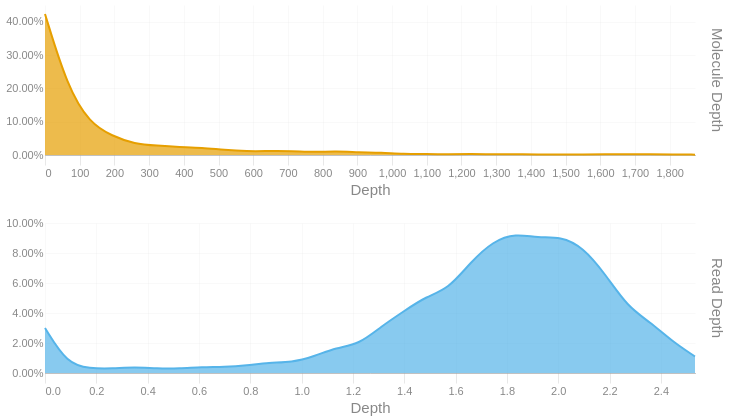

The notebook cell saved with this chart:
### Code cell
readdep = depth_hist(tb['Read Depth'], q99, 3)
readdep = readdep.with_columns(pl.lit('Read Depth').alias('Metric'))
if not SKIPLR:
    moldep = depth_hist(tb['Molecule Depth'], mol_q99, 1)
    moldep = moldep.with_columns(pl.lit('Molecule Depth').alias('Metric'))
    _hist = pl.concat([readdep, moldep])
    _hist = _hist.filter(pl.col('Proportion') != 0)
    with SafeRender(_hist):
        (
            alt.Chart(_hist)        
            .mark_area(interpolate = "basis")
            .encode(
                x=alt.X('Bin:Q').scale(domainMin=0).axis(alt.Axis(title='Depth')),
                y = alt.Y('Proportion:Q', title = None).axis(format = '.2%'),
                color = alt.Color('Metric:N').legend(None),
                row = alt.Row("Metric:N").header(title = None, labelOrient = 'right'),
                tooltip = [
                    alt.Tooltip("Metric:N", title = "Metric"),
                    alt.Tooltip('Interval:N', title = "Depth Interval"),
                    alt.Tooltip('Proportion:Q', title = "% Alignments").format('.2%')
                ]
            )
            .resolve_scale(x='independent', y='independent')
            .properties(
                height = 150, width = 650,
                usermeta={'embedOptions': {'downloadFileName': f'{samplename}.depth.hist'}}
            )
        ).display()
else:
    readdep = readdep.filter(pl.col('Proportion') != 0)
    with SafeRender(readdep):
        (
            alt.Chart(readdep)        
            .mark_area(interpolate = "basis")
            .encode(
                x=alt.X('Bin:Q').scale(domainMin=0).axis(alt.Axis(title='Depth')),
                y = alt.Y('Proportion:Q', title = None).axis(format = '.2%'),
                tooltip = [
                    alt.Tooltip('Interval:N', title = "Depth Interval"),
                    alt.Tooltip('Proportion:Q', title = "% Alignments").format('.2%')
                ]
            )
            .properties(
                usermeta={'embedOptions': {'downloadFileName': f'{samplename}.depth.hist'}}
            )
        ).display()

### Figure 1 — Vega-Lite specification as saved in the notebook (floating-point values rounded to 4 significant figures)
{"width": 650, "height": 150, "config": {"title": {"anchor": "start", "dy": -15, "fontSize": 18, "color": "#888888", "subtitleColor": "#888888", "subtitleFontSize": 14}, "arc": {"fill": "#0072B2"}, "axis": {"domainColor": "#888888", "domainWidth": 0.5, "gridWidth": 0.2, "grid": false, "titleFontWeight": 400, "titleFontSize": 15, "labelFontSize": 11, "labelColor": "#888888", "tickColor": "#888888", "tickWidth": 0.2, "titleColor": "#888888"}, "axisBand": {"grid": false}, "axisX": {"grid": true, "tickSize": 10, "domainCap": "round"}, "axisY": {"domain": false, "grid": true, "tickSize": 0, "domainCap": "round"}, "background": "transparent", "header": {"labelFontSize": 15, "labelColor": "#888888", "titleFontSize": 15, "titleFontWeight": 600, "titleColor": "#888888"}, "legend": {"labelFont": "sans-serif", "labelFontSize": 12, "labelColor": "#888888", "symbolSize": 100, "symbolType": "circle", "titleFontSize": 12, "titlePadding": 10, "titleColor": "#888888", "title": null}, "range": {"category": ["#E69F00", "#56B4E9", "#009E73", "#F0E442", "#0072B2", "#D55E00", "#CC79A7", "#000000"], "diverging": ["#cfe8f3", "#a2d4ec", "#73bfe2", "#46abdb", "#1696d2", "#12719e"]}, "area": {"fill": "#0072B2", "fillOpacity": 0.7, "line": true, "strokeOpacity": 0.7}, "line": {"color": "#0072B2", "stroke": "#0072B2", "strokeWidth": 2}, "trail": {"color": "#0072B2", "stroke": "#0072B2", "strokeWidth": 0, "size": 1}, "point": {"filled": true, "fillOpacity": 1.0, "size": 95}, "text": {"color": "#888888", "fontSize": 11, "align": "right", "fontWeight": 400, "size": 11}, "bar": {"fill": "#0072B2", "stroke": null}, "view": {"stroke": null, "continuousWidth": 660, "continuousHeight": 400}}, "data": {"name": "data-8afe21fee6edc9004659fac5bdc83c87"}, "mark": {"type": "area", "interpolate": "basis"}, "encoding": {"color": {"field": "Metric", "legend": null, "type": "nominal"}, "row": {"field": "Metric", "header": {"title": null, "labelOrient": "right"}, "type": "nominal"}, "tooltip": [{"field": "Metric", "title": "Metric", "type": "nominal"}, {"field": "Interval", "title": "Depth Interval", "type": "nominal"}, {"field": "Proportion", "format": ".2%", "title": "% Alignments", "type": "quantitative"}], "x": {"axis": {"title": "Depth"}, "field": "Bin", "scale": {"domainMin": 0}, "type": "quantitative"}, "y": {"axis": {"format": ".2%"}, "field": "Proportion", "title": null, "type": "quantitative"}}, "resolve": {"scale": {"x": "independent", "y": "independent"}}, "usermeta": {"embedOptions": {"downloadFileName": "S3_Annapolis_034.depth.hist"}}, "$schema": "https://vega.github.io/schema/vega-lite/v6.1.0.json", "datasets": {"data-8afe21fee6edc9004659fac5bdc83c87": [{"Bin": 0.0, "Interval": "0.0-0.087", "Proportion": 0.03, "Metric": "Read Depth"}, {"Bin": 0.087, "Interval": "0.087-0.175", "Proportion": 0.006, "Metric": "Read Depth"}, {"Bin": 0.175, "Interval": "0.175-0.262", "Proportion": 0.003, "Metric": "Read Depth"}, {"Bin": 0.262, "Interval": "0.262-0.349", "Proportion": 0.003, "Metric": "Read Depth"}, {"Bin": 0.349, "Interval": "0.349-0.437", "Proportion": 0.004, "Metric": "Read Depth"}, {"Bin": 0.437, "Interval": "0.437-0.524", "Proportion": 0.003, "Metric": "Read Depth"}, {"Bin": 0.524, "Interval": "0.524-0.611", "Proportion": 0.003, "Metric": "Read Depth"}, {"Bin": 0.611, "Interval": "0.611-0.699", "Proportion": 0.004, "Metric": "Read Depth"}, {"Bin": 0.699, "Interval": "0.699-0.786", "Proportion": 0.004, "Metric": "Read Depth"}, {"Bin": 0.786, "Interval": "0.786-0.873", "Proportion": 0.005, "Metric": "Read Depth"}, {"Bin": 0.873, "Interval": "0.873-0.961", "Proportion": 0.007, "Metric": "Read Depth"}, {"Bin": 0.961, "Interval": "0.961-1.048", "Proportion": 0.007, "Metric": "Read Depth"}, {"Bin": 1.048, "Interval": "1.048-1.135", "Proportion": 0.011, "Metric": "Read Depth"}, {"Bin": 1.135, "Interval": "1.135-1.223", "Proportion": 0.017, "Metric": "Read Depth"}, {"Bin": 1.223, "Interval": "1.223-1.31", "Proportion": 0.019, "Metric": "Read Depth"}, {"Bin": 1.31, "Interval": "1.31-1.397", "Proportion": 0.031, "Metric": "Read Depth"}, {"Bin": 1.397, "Interval": "1.397-1.485", "Proportion": 0.041, "Metric": "Read Depth"}, {"Bin": 1.485, "Interval": "1.485-1.572", "Proportion": 0.051, "Metric": "Read Depth"}, {"Bin": 1.572, "Interval": "1.572-1.659", "Proportion": 0.056, "Metric": "Read Depth"}, {"Bin": 1.659, "Interval": "1.659-1.747", "Proportion": 0.074, "Metric": "Read Depth"}, {"Bin": 1.747, "Interval": "1.747-1.834", "Proportion": 0.088, "Metric": "Read Depth"}, {"Bin": 1.834, "Interval": "1.834-1.921", "Proportion": 0.093, "Metric": "Read Depth"}, {"Bin": 1.921, "Interval": "1.921-2.009", "Proportion": 0.09, "Metric": "Read Depth"}, {"Bin": 2.009, "Interval": "2.009-2.096", "Proportion": 0.091, "Metric": "Read Depth"}, {"Bin": 2.096, "Interval": "2.096-2.183", "Proportion": 0.084, "Metric": "Read Depth"}, {"Bin": 2.183, "Interval": "2.183-2.271", "Proportion": 0.066, "Metric": "Read Depth"}, {"Bin": 2.271, "Interval": "2.271-2.358", "Proportion": 0.044, "Metric": "Read Depth"}, {"Bin": 2.358, "Interval": "2.358-2.445", "Proportion": 0.034, "Metric": "Read Depth"}, {"Bin": 2.445, "Interval": "2.445-2.533", "Proportion": 0.021, "Metric": "Read Depth"}, {"Bin": 2.533, "Interval": "2.533-2.62", "Proportion": 0.011, "Metric": "Read Depth"}, {"Bin": 0.0, "Interval": "0.0-64.6", "Proportion": 0.423, "Metric": "Molecule Depth"}, {"Bin": 64.6, "Interval": "64.6-129.2", "Proportion": 0.204, "Metric": "Molecule Depth"}, {"Bin": 129.2, "Interval": "129.2-193.8", "Proportion": 0.095, "Metric": "Molecule Depth"}, {"Bin": 193.8, "Interval": "193.8-258.3", "Proportion": 0.057, "Metric": "Molecule Depth"}, {"Bin": 258.3, "Interval": "258.3-322.9", "Proportion": 0.033, "Metric": "Molecule Depth"}, {"Bin": 322.9, "Interval": "322.9-387.5", "Proportion": 0.028, "Metric": "Molecule Depth"}, {"Bin": 387.5, "Interval": "387.5-452.1", "Proportion": 0.024, "Metric": "Molecule Depth"}, {"Bin": 452.1, "Interval": "452.1-516.7", "Proportion": 0.022, "Metric": "Molecule Depth"}, {"Bin": 516.7, "Interval": "516.7-581.3", "Proportion": 0.015, "Metric": "Molecule Depth"}, {"Bin": 581.3, "Interval": "581.3-645.9", "Proportion": 0.011, "Metric": "Molecule Depth"}, {"Bin": 645.9, "Interval": "645.9-710.4", "Proportion": 0.012, "Metric": "Molecule Depth"}, {"Bin": 710.4, "Interval": "710.4-775.0", "Proportion": 0.012, "Metric": "Molecule Depth"}, {"Bin": 775.0, "Interval": "775.0-839.6", "Proportion": 0.009, "Metric": "Molecule Depth"}, {"Bin": 839.6, "Interval": "839.6-904.2", "Proportion": 0.011, "Metric": "Molecule Depth"}, {"Bin": 904.2, "Interval": "904.2-968.8", "Proportion": 0.008, "Metric": "Molecule Depth"}, {"Bin": 968.8, "Interval": "968.8-1033.4", "Proportion": 0.007, "Metric": "Molecule Depth"}, {"Bin": 1033.0, "Interval": "1033.4-1098.0", "Proportion": 0.003, "Metric": "Molecule Depth"}, {"Bin": 1098.0, "Interval": "1098.0-1162.5", "Proportion": 0.003, "Metric": "Molecule Depth"}, {"Bin": 1162.0, "Interval": "1162.5-1227.1", "Proportion": 0.002, "Metric": "Molecule Depth"}, {"Bin": 1227.0, "Interval": "1227.1-1291.7", "Proportion": 0.003, "Metric": "Molecule Depth"}, {"Bin": 1292.0, "Interval": "1291.7-1356.3", "Proportion": 0.002, "Metric": "Molecule Depth"}, {"Bin": 1356.0, "Interval": "1356.3-1420.9", "Proportion": 0.002, "Metric": "Molecule Depth"}, {"Bin": 1421.0, "Interval": "1420.9-1485.5", "Proportion": 0.002, "Metric": "Molecule Depth"}, {"Bin": 1486.0, "Interval": "1485.5-1550.0", "Proportion": 0.001, "Metric": "Molecule Depth"}, {"Bin": 1550.0, "Interval": "1550.0-1614.6", "Proportion": 0.002, "Metric": "Molecule Depth"}, {"Bin": 1615.0, "Interval": "1614.6-1679.2", "Proportion": 0.002, "Metric": "Molecule Depth"}, {"Bin": 1679.0, "Interval": "1679.2-1743.8", "Proportion": 0.002, "Metric": "Molecule Depth"}, {"Bin": 1744.0, "Interval": "1743.8-1808.4", "Proportion": 0.002, "Metric": "Molecule Depth"}, {"Bin": 1808.0, "Interval": "1808.4-1873.0", "Proportion": 0.002, "Metric": "Molecule Depth"}, {"Bin": 1873.0, "Interval": "1873.0-1937.56", "Proportion": 0.001, "Metric": "Molecule Depth"}]}}
